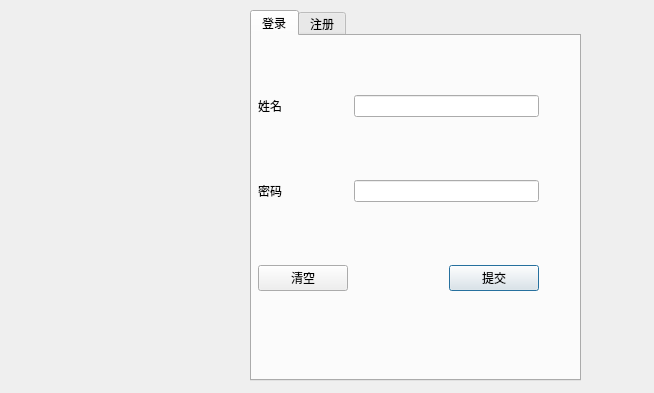
<?xml version="1.0" encoding="UTF-8"?>
<ui version="4.0">
 <class>registerDialog</class>
 <widget class="QDialog" name="registerDialog">
  <property name="geometry">
   <rect>
    <x>0</x>
    <y>0</y>
    <width>654</width>
    <height>393</height>
   </rect>
  </property>
  <property name="windowTitle">
   <string>Dialog</string>
  </property>
  <widget class="QTabWidget" name="tb_page">
   <property name="geometry">
    <rect>
     <x>250</x>
     <y>10</y>
     <width>331</width>
     <height>371</height>
    </rect>
   </property>
   <property name="currentIndex">
    <number>0</number>
   </property>
   <widget class="QWidget" name="page_login">
    <attribute name="title">
     <string>登录</string>
    </attribute>
    <widget class="QWidget" name="layoutWidget">
     <property name="geometry">
      <rect>
       <x>6</x>
       <y>2</y>
       <width>281</width>
       <height>311</height>
      </rect>
     </property>
     <layout class="QGridLayout" name="gridLayout_2">
      <item row="0" column="0">
       <widget class="QLabel" name="lb_name">
        <property name="text">
         <string>姓名</string>
        </property>
       </widget>
      </item>
      <item row="0" column="1" colspan="2">
       <widget class="QLineEdit" name="le_name">
        <property name="text">
         <string/>
        </property>
       </widget>
      </item>
      <item row="1" column="0">
       <widget class="QLabel" name="lb_password">
        <property name="text">
         <string>密码</string>
        </property>
       </widget>
      </item>
      <item row="1" column="1" colspan="2">
       <widget class="QLineEdit" name="le_password">
        <property name="text">
         <string/>
        </property>
        <property name="echoMode">
         <enum>QLineEdit::Password</enum>
        </property>
       </widget>
      </item>
      <item row="2" column="2">
       <widget class="QPushButton" name="pb_commit">
        <property name="text">
         <string>提交</string>
        </property>
       </widget>
      </item>
      <item row="2" column="0">
       <widget class="QPushButton" name="pb_clear">
        <property name="text">
         <string>清空</string>
        </property>
       </widget>
      </item>
     </layout>
    </widget>
   </widget>
   <widget class="QWidget" name="page_register">
    <attribute name="title">
     <string>注册</string>
    </attribute>
    <layout class="QGridLayout" name="gridLayout">
     <item row="0" column="0">
      <widget class="QLabel" name="lb_name_register">
       <property name="text">
        <string>姓名</string>
       </property>
      </widget>
     </item>
     <item row="4" column="0">
      <widget class="QCheckBox" name="cb_good">
       <property name="text">
        <string>正能量</string>
       </property>
      </widget>
     </item>
     <item row="1" column="0">
      <widget class="QLabel" name="lb_password_register">
       <property name="text">
        <string>密码</string>
       </property>
      </widget>
     </item>
     <item row="0" column="1" colspan="2">
      <widget class="QLineEdit" name="le_name_register"/>
     </item>
     <item row="2" column="0">
      <widget class="QPushButton" name="pb_clear_register">
       <property name="text">
        <string>清空</string>
       </property>
      </widget>
     </item>
     <item row="2" column="2">
      <widget class="QPushButton" name="pb_commit_register">
       <property name="text">
        <string>提交</string>
       </property>
      </widget>
     </item>
     <item row="1" column="1" colspan="2">
      <widget class="QLineEdit" name="le_password_register">
       <property name="echoMode">
        <enum>QLineEdit::Password</enum>
       </property>
      </widget>
     </item>
     <item row="3" column="0">
      <widget class="QCheckBox" name="cb_allin">
       <property name="text">
        <string>全选</string>
       </property>
      </widget>
     </item>
     <item row="3" column="1">
      <widget class="QCheckBox" name="cb_food">
       <property name="text">
        <string>美食</string>
       </property>
      </widget>
     </item>
     <item row="3" column="2">
      <widget class="QCheckBox" name="cb_funny">
       <property name="text">
        <string>搞笑</string>
       </property>
      </widget>
     </item>
     <item row="4" column="1">
      <widget class="QCheckBox" name="cb_dance">
       <property name="text">
        <string>舞蹈</string>
       </property>
      </widget>
     </item>
     <item row="4" column="2">
      <widget class="QCheckBox" name="cb_music">
       <property name="text">
        <string>歌曲</string>
       </property>
      </widget>
     </item>
     <item row="5" column="0">
      <widget class="QCheckBox" name="cb_film">
       <property name="text">
        <string>影视</string>
       </property>
      </widget>
     </item>
     <item row="5" column="1">
      <widget class="QCheckBox" name="cb_outdoor">
       <property name="text">
        <string>户外</string>
       </property>
      </widget>
     </item>
     <item row="5" column="2">
      <widget class="QCheckBox" name="cb_edu">
       <property name="text">
        <string>教育</string>
       </property>
      </widget>
     </item>
    </layout>
   </widget>
  </widget>
  <widget class="QLabel" name="lb_icon">
   <property name="geometry">
    <rect>
     <x>10</x>
     <y>30</y>
     <width>241</width>
     <height>351</height>
    </rect>
   </property>
   <property name="text">
    <string/>
   </property>
   <property name="pixmap">
    <pixmap>../../INClient/images/videobkg.png</pixmap>
   </property>
   <property name="scaledContents">
    <bool>true</bool>
   </property>
  </widget>
 </widget>
 <resources/>
 <connections/>
</ui>
